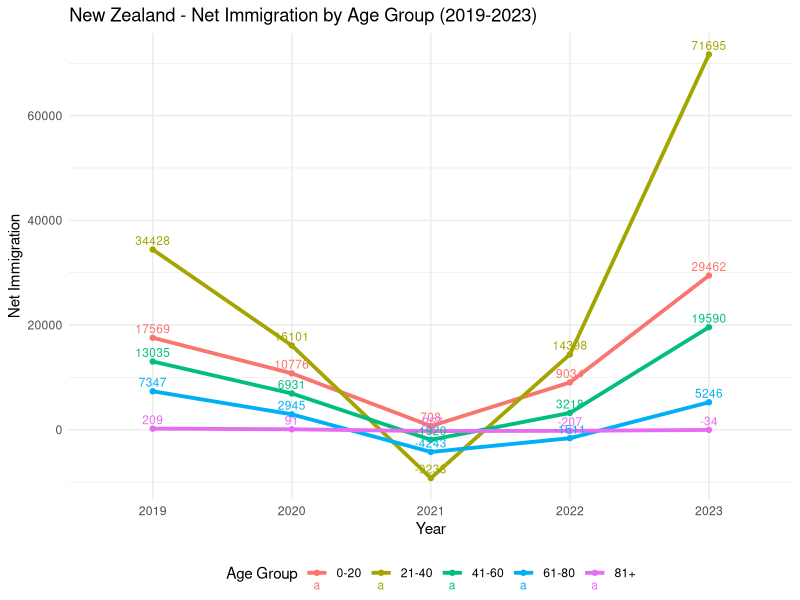

The R script that drew this image:
# Load necessary libraries
library(ggplot2)

# Read the CSV file into a dataframe
immigration_data <- read.csv("data/2019_2023_immi_by_oia_age_groups_data.csv")

# Cast the Year column to a factor for better plotting
immigration_data$Year <- as.factor(immigration_data$Year)

# Plot the data using ggplot
ggplot(data = immigration_data, aes(x = Year, y = Net.Immigration, group = `Age.Group`, color = `Age.Group`)) +
  geom_line(size = 1.3) + 
  geom_point() +
  geom_text(aes(label = Net.Immigration), vjust = -0.5, size = 3) +
  labs(title = "New Zealand - Net Immigration by Age Group (2019-2023)",
       x = "Year",
       y = "Net Immigration",
       color = "Age Group") +
  theme_minimal() +
  theme(legend.position = "bottom")